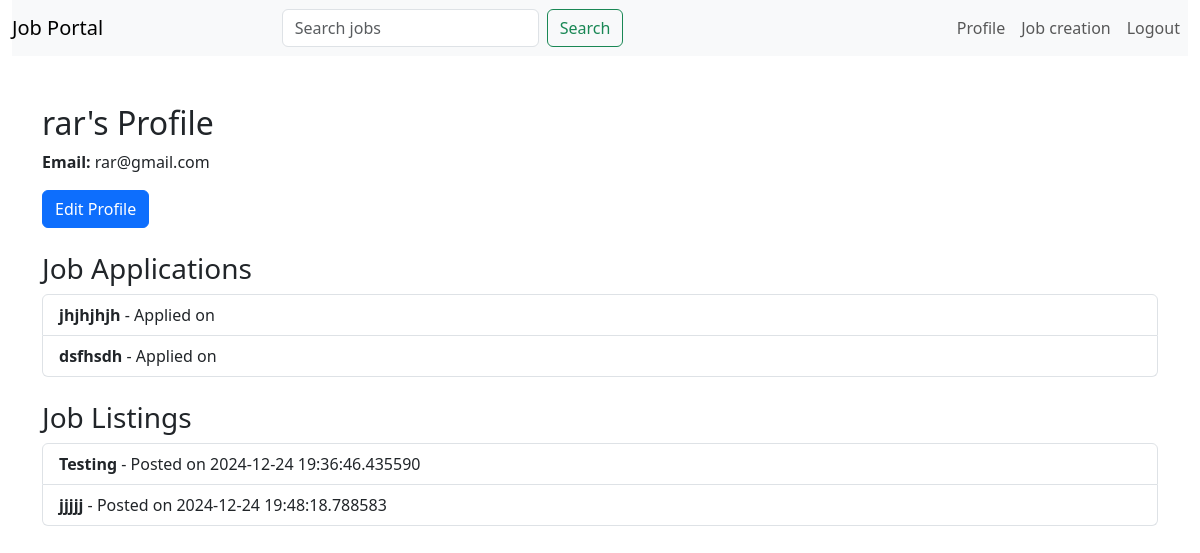
The app's page /profile/ (signed in), older data.
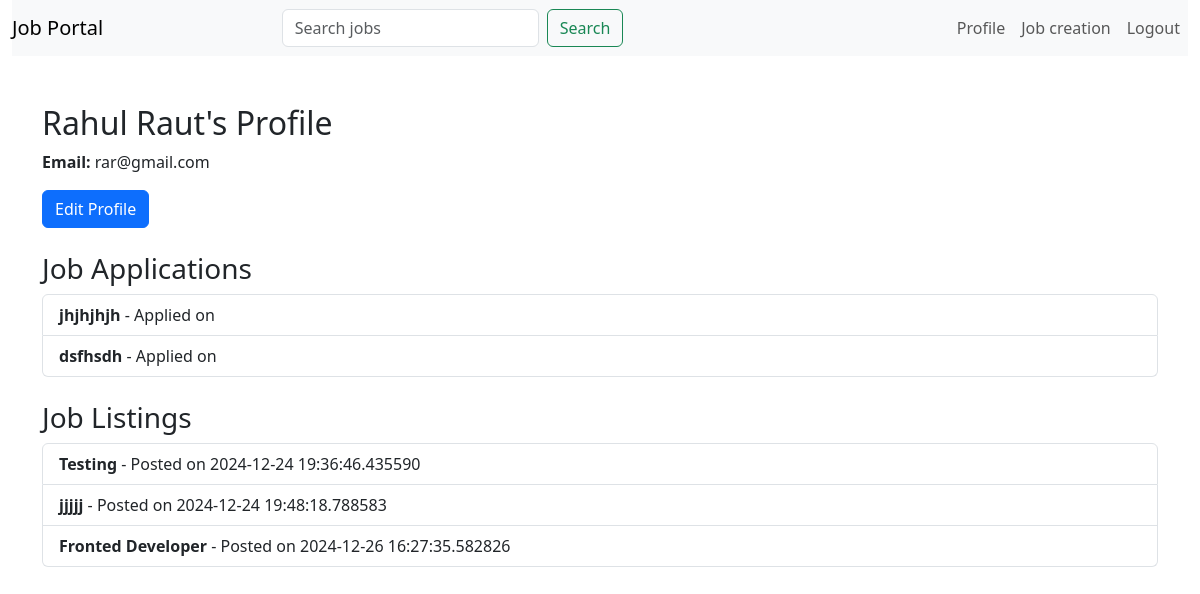
The same page, newer data.
### main.py (models this page shows)
class User(UserMixin, db.Model):
    __tablename__ = 'users'
    id = db.Column(db.Integer, primary_key=True)
    name = db.Column(db.String(100), unique=True, nullable=False)
    email = db.Column(db.String(100), unique=True, nullable=False)
    password = db.Column(db.String(100), nullable=False)
    role = db.Column(db.String(50), nullable=False, default="user")

class Application(db.Model):
    __tablename__ = 'proposals'
    id = db.Column(db.Integer, primary_key=True)
    cover_letter = db.Column(db.Text, nullable=False)
    resume = db.Column(db.String(120), nullable=False)
    supporting_documents = db.Column(db.String(120))
    job_id = db.Column(db.Integer, db.ForeignKey('job_listings.id'), nullable=False)
    user_id = db.Column(db.Integer, db.ForeignKey('users.id'), nullable=False)
    job = db.relationship('JobListing', backref=db.backref('proposals', lazy=True))
    user = db.relationship('User', backref=db.backref('proposals', lazy=True))

class JobListing(db.Model):
    __tablename__ = 'job_listings'
    id = db.Column(db.Integer, primary_key=True)
    title = db.Column(db.String(100), nullable=False)
    description = db.Column(db.Text, nullable=False)
    pay_rate = db.Column(db.Float, nullable=False)
    location = db.Column(db.String(100), nullable=False)
    category = db.Column(db.String(100), nullable=False)
    created_at = db.Column(db.DateTime, default=datetime.utcnow)
    user_id = db.Column(db.Integer, db.ForeignKey('users.id'), nullable=False)

### main.py (the view)
@app.route('/profile/', methods=["GET", "POST"])
def profile():
    user = current_user
    job_applications = Application.query.filter_by(user_id=user.id).all()
    job_listings = JobListing.query.filter_by(user_id=user.id).all()
    return render_template('profile.html', user=user,
                           job_applications=job_applications,
                           job_listings=job_listings,
                           )

### main.py (called while the page is built)
@login_manager.user_loader
def load_user(user_id):
    return User.query.get(int(user_id))

### templates/profile.html (shortened to what this page needs)
{% extends 'layout.html' %}
{% block content %}
<div class="container my-5">
    <div class="row mb-4">
        <div class="col-md-12">
            <h2>{{ user.name }}'s Profile</h2>
            <p><strong>Email:</strong> {{ user.email }}</p>
            <a href="{{ url_for('edit_profile') }}" class="btn btn-primary">Edit Profile</a>
        </div>
    </div>
    <div class="row mb-4">
        <div class="col-md-12">
            <h3>Job Applications</h3>
            <ul class="list-group">
                {% for application in job_applications %}
                    <li class="list-group-item">
                        <strong>{{ application.job.title }}</strong> - Applied on
                    </li>
                {% endfor %}
            </ul>
        </div>
    </div>
    <div class="row mb-4">
        <div class="col-md-12">
            <h3>Job Listings</h3>
            <ul class="list-group">
                {% for listing in job_listings %}
                    <li class="list-group-item">
                        <strong>{{ listing.title }}</strong> - Posted on {{ listing.created_at }}
                    </li>
                {% endfor %}
            </ul>
        </div>
    </div>
</div>
{% endblock %}

### templates/layout.html (shortened to what this page needs)
<!DOCTYPE html>
<html lang="en">
<head>
    <link href="https://cdn.jsdelivr.net/npm/bootstrap@5.3.0-alpha1/dist/css/bootstrap.min.css" rel="stylesheet">
</head>
<body>
    <div class="container-fluid">
        <nav class="navbar navbar-expand-lg navbar-light bg-light">
            <a class="navbar-brand" href="{{ url_for('home') }}">Job Portal</a>
            <div class="collapse navbar-collapse" id="navbarNav">
                <ul class="navbar-nav mx-auto">
                    <li class="nav-item d-flex mx-auto">
                        <form class="d-flex w-100">
                            <input class="form-control me-2" type="search" placeholder="Search jobs" aria-label="Search" name="keywords" value="{{ request.args.get('keywords', '') }}">
                            <button class="btn btn-outline-success" type="submit">Search</button>
                        </form>
                    </li>
                </ul>
                <ul class="navbar-nav ms-auto">
                    {% if current_user.is_authenticated %}
                        <li class="nav-item">
                            <a class="nav-link" href="{{ url_for('profile') }}">Profile</a>
                        </li>
                        <li class="nav-item">
                            <a class="nav-link" href="{{ url_for('create_job') }}">Job creation</a>
                        </li>
                        <li class="nav-item">
                            <a class="nav-link" href="{{ url_for('logout') }}">Logout</a>
                        </li>
                    {% endif %}
                </ul>
            </div>
        </nav>
        {% block content %}{% endblock %}
    </div>
</body>
</html>

Row changes from the older to the newer data that the page shows:
changed User "rar@gmail.com": name "rar" → "Rahul Raut"
added JobListing: title "Fronted Developer", created_at "2024-12-26 16:27:35.582826"
